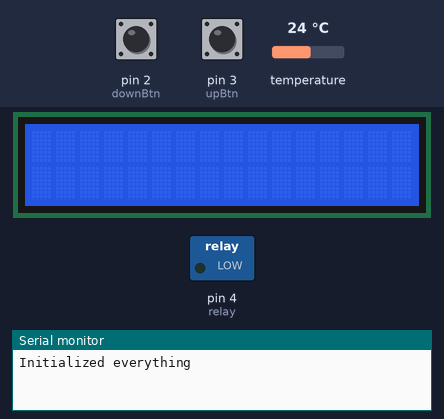
Bench run of a sketch on a simulated Arduino Uno, built with avr-gcc and run on an emulated ATmega328P. Shown: 16×2 character LCD, switched loads named in the sketch (green lamp = pin HIGH), the last lines printed to the serial monitor. Inputs (shaded band) come from the test bench; at power-on: temperature 24 °C, pin 2 (downBtn) HIGH, pin 3 (upBtn) HIGH.

Above: at 1.2 s.
1.3 s: temperature set to 22.8 °C
7.6 s: temperature set to 21.5 °C
At 12.9 s:
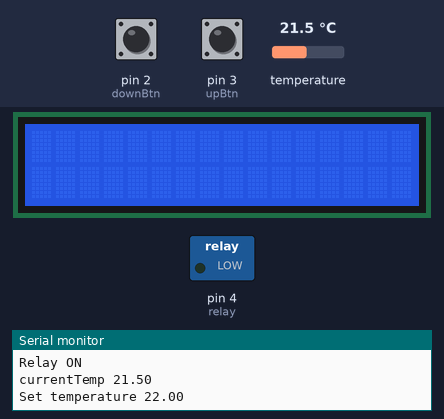
13.9 s: pin 2 (downBtn) pulled LOW for 0.15 s
18.5 s: pin 2 (downBtn) pulled LOW for 3.2 s
At 23.1 s:
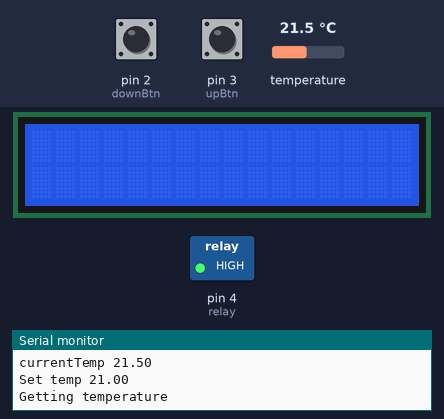
24.2 s: pin 3 (upBtn) pulled LOW for 3.2 s
28.9 s: temperature set to 20.9 °C
At 32.2 s:
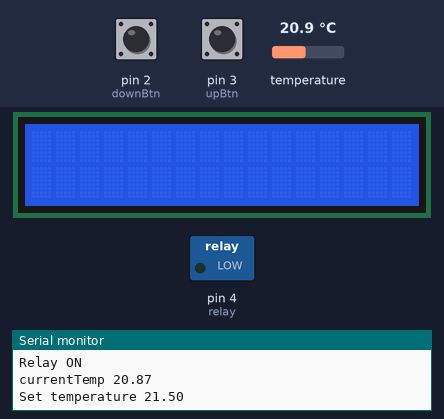
Timing chart, 0 to 33.5 s (numbered marks = the images above; inputs shaded):
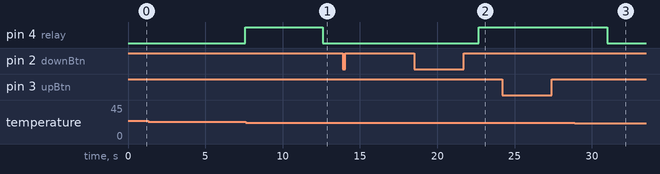

Measured:
- the behaviour switches between 21.5 and 21.4 °C on temperature (found by bisection; images 2 and 3)
- after the input at 7.6 s, pin 4 (relay): HIGH → LOW after 5.0 s
- after the input at 18.5 s, pin 4 (relay): LOW → HIGH after 4.2 s
- after the input at 28.9 s, pin 4 (relay): HIGH → LOW after 2.1 s

The sketch:

termostat.ino
```cpp
/*
   Author: Tino Herljević
   Creation date: 23.10.2017
   Last modified: 24.10.2017.
*/
#include <OneWire.h>
#include <DallasTemperature.h>
#include <LiquidCrystal.h>
#define ONE_WIRE_BUS 5
OneWire oneWire(ONE_WIRE_BUS);
DallasTemperature sensors(&oneWire);
LiquidCrystal lcd(11, 12, 5, 6, 7, 8);

int relay = 4;
int downBtn = 2;
int upBtn = 3;
volatile int upPressed, downPressed = 0;
double defaultTemp = 22.00;
double tempStep = 0.50;
double currentTemp, setTemp, average;
unsigned long oldStamp = 0;
const long interval = 5000;

void setup() {
  Serial.begin(9600);
  lcd.begin(16, 2);
  pinMode(relay, OUTPUT);
  digitalWrite(relay, LOW);
  pinMode(downBtn, INPUT_PULLUP);
  pinMode(upBtn, INPUT_PULLUP);
  setTemp = defaultTemp;
  sensors.begin();

  Serial.println("Initialized everything");
}

void loop() {
  upPressed = digitalRead(upBtn);
  downPressed = digitalRead(downBtn);

  if (upPressed == LOW) {
    tempUp();
  }
  if (downPressed == LOW) {
    tempDown();
  }
  //check temperature every 15 seconds
  unsigned long currentStamp = millis();
  if (currentStamp - oldStamp >= interval) {
    oldStamp = currentStamp;
    Serial.println("Getting temperature");
    getTemperature();
    compareTemperature();
    Serial.print("currentTemp ");
    Serial.println(currentTemp);
    Serial.print("Set temperature ");
    Serial.println(setTemp);
  }
}


void tempDown() {
  setTemp = setTemp - tempStep;
  Serial.print("Step down");
  delay(500);
  getTemperature();
  compareTemperature();
  Serial.print("currentTemp ");
  Serial.println(currentTemp);
  Serial.print("Set temp ");
  Serial.println(setTemp);
}
void tempUp() {
  setTemp = setTemp + tempStep;
  Serial.print("Step up");
  delay(500);
  getTemperature();
  compareTemperature();
  Serial.print("currentTemp ");
  Serial.println(currentTemp);
  Serial.print("Set temp ");
  Serial.println(setTemp);
}
void getTemperature() {
  currentTemp = 0.0;
  average = 0.0;
  for (int i = 0; i < 3; i++) {

    sensors.requestTemperatures();
    average = average + sensors.getTempCByIndex(0);
    delay(100);
  }
  currentTemp = average / 3.0;
}

void compareTemperature() {
  if (setTemp < currentTemp) {
    Serial.println("Set LOWER than current");
    turnOff();

  }
  if (setTemp > currentTemp) {
    Serial.println("Set HIGHER than current");
    turnOn();
  }
}

void turnOn() {
  digitalWrite(relay, LOW);
  Serial.println("Relay ON");
}

void turnOff() {
  digitalWrite(relay, HIGH);
  Serial.println("Relay OFF");
}
```
